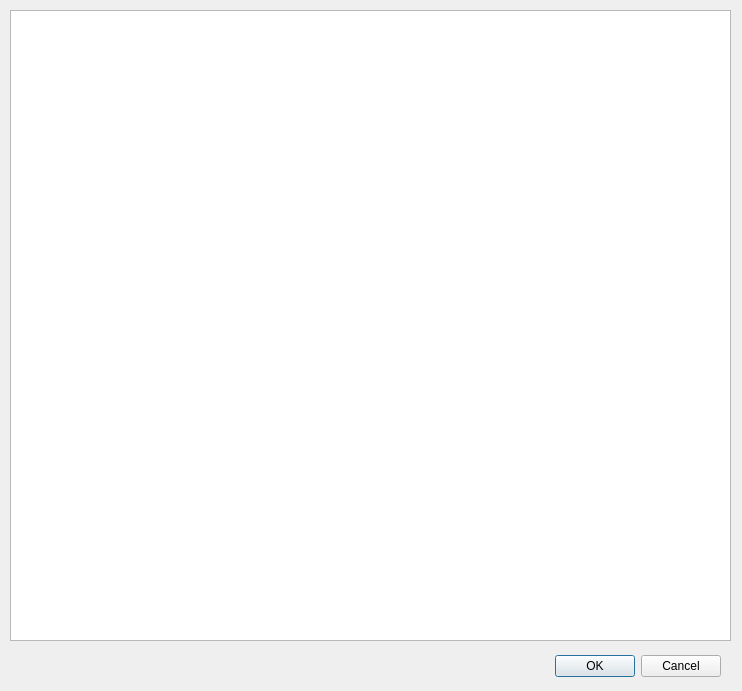
<?xml version="1.0" encoding="UTF-8"?>
<ui version="4.0">
 <class>Dialog</class>
 <widget class="QDialog" name="Dialog">
  <property name="geometry">
   <rect>
    <x>0</x>
    <y>0</y>
    <width>742</width>
    <height>691</height>
   </rect>
  </property>
  <property name="windowTitle">
   <string>Dialog</string>
  </property>
  <widget class="QDialogButtonBox" name="buttonBox">
   <property name="geometry">
    <rect>
     <x>10</x>
     <y>650</y>
     <width>711</width>
     <height>32</height>
    </rect>
   </property>
   <property name="orientation">
    <enum>Qt::Horizontal</enum>
   </property>
   <property name="standardButtons">
    <set>QDialogButtonBox::Cancel|QDialogButtonBox::Ok</set>
   </property>
  </widget>
  <widget class="QTableView" name="dataset_view">
   <property name="geometry">
    <rect>
     <x>10</x>
     <y>10</y>
     <width>721</width>
     <height>631</height>
    </rect>
   </property>
  </widget>
 </widget>
 <resources/>
 <connections>
  <connection>
   <sender>buttonBox</sender>
   <signal>accepted()</signal>
   <receiver>Dialog</receiver>
   <slot>accept()</slot>
   <hints>
    <hint type="sourcelabel">
     <x>248</x>
     <y>254</y>
    </hint>
    <hint type="destinationlabel">
     <x>157</x>
     <y>274</y>
    </hint>
   </hints>
  </connection>
  <connection>
   <sender>buttonBox</sender>
   <signal>rejected()</signal>
   <receiver>Dialog</receiver>
   <slot>reject()</slot>
   <hints>
    <hint type="sourcelabel">
     <x>316</x>
     <y>260</y>
    </hint>
    <hint type="destinationlabel">
     <x>286</x>
     <y>274</y>
    </hint>
   </hints>
  </connection>
 </connections>
</ui>
